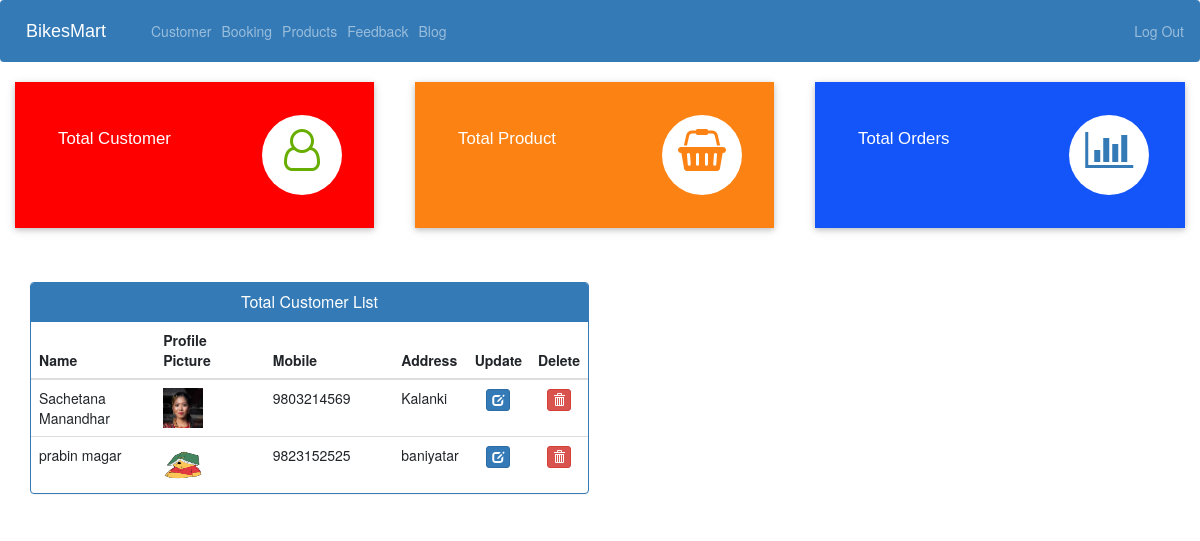
/view-customer (signed in), run on the app's committed database.
### ecom/models.py (models this page shows, shortened)
class Customer(models.Model):
    user=models.OneToOneField(User,on_delete=models.CASCADE)
    profile_pic= models.ImageField(upload_to='profile_pic/CustomerProfilePic/',null=True,blank=True)
    address = models.CharField(max_length=40)
    mobile = models.CharField(max_length=20,null=False)
    @property
    def get_name(self):
        return self.user.first_name+" "+self.user.last_name

### ecom/views.py (the view)
# urls.py: path('view-customer', views.view_customer_view,name='view-customer'),
@login_required(login_url='adminlogin')
def view_customer_view(request):
    customers=models.Customer.objects.all()
    return render(request,'ecom/view_customer.html',{'customers':customers})

### templates/ecom/view_customer.html (shortened to what this page needs)
{% extends 'ecom/admin_base.html' %}
{% load static %}
{% block content %}
<head>
  {%include 'ecom/admin_dashboard_cards.html'%}
  <br><br><br><br><br>
</head>
<br><br><br>
<div class="container" >
  <div class="row">
    <div class="col-md=12">
     <div class="panel panel-primary" >
      <div class="panel-heading" style="text-align:center;">
        <h6 class="panel-title" style="text-align:center;">Total Customer List</h6>
      </div>
      <table class="table table-hover" id="dev-table">
        <thead>
          <tr>
            <th>Name</th>
            <th>Profile Picture</th>
            <th>Mobile</th>
            <th>Address</th>
            <th>Update</th>
            <th>Delete</th>
          </tr>
        </thead>
      {% for c in customers %}
          <tr>
            <td class="col-12 col-sm-4 col-md-4"> {{c.get_name}}</td>
            <td class="col-12 col-sm-4 col-md-4"> <img src="{% static c.profile_pic.url %}" alt="Profile Pic" height="40px" width="40px" /></td>
            <td class="col-12 col-sm-4 col-md-4">{{c.mobile}}</td>
            <td class="col-12 col-sm-4 col-md-4" >{{c.address}}</td>
<td class="col-12 col-sm-4 col-md-4" style="text-align: center;">
  <a class="btn btn-primary btn-xs" href="{% url 'update-customer' c.id %}">
    <span class="glyphicon glyphicon-edit"></span>
  </a>
</td>
            <td class="col-12 col-sm-4 col-md-4" style="text-align: center;"><a class="btn btn-danger btn-xs" href="{% url 'delete-customer' c.id  %}"><span class="glyphicon glyphicon-trash"></span></a></td>
          </tr>
          {% endfor %}
        </table>
      </div>
    </div>
  </div>
</div>
{% endblock content %}

### data on the page
Customer: get_name "Sachetana Manandhar", profile_pic (picture), mobile "9803214569", address "Kalanki"
Customer: get_name "prabin magar", profile_pic (picture), mobile "9823152525", address "baniyatar"
